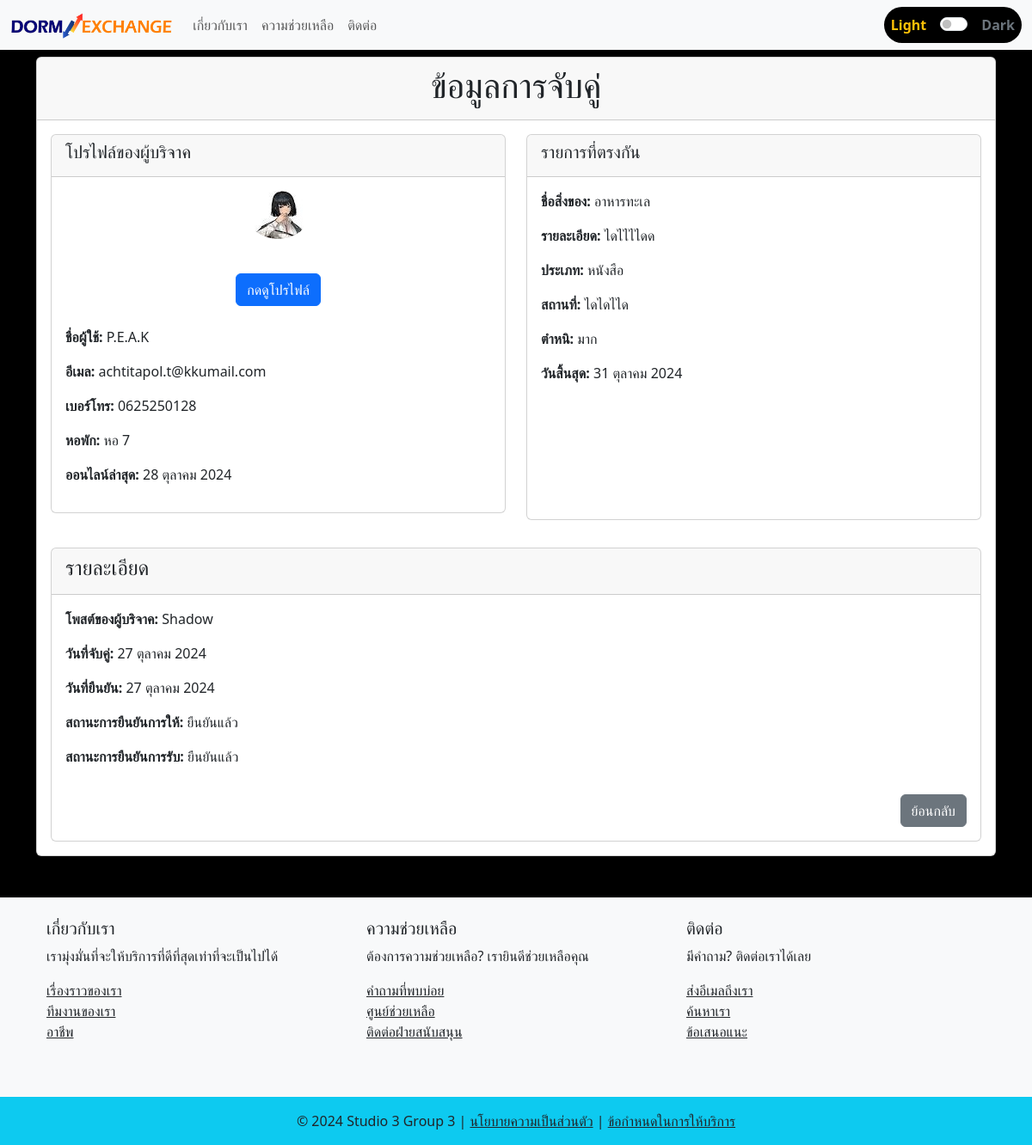
Screenshot of /match_info_giver/20/ with the database file from the repository.
### myapp/models.py (models this page shows, shortened)
class MatchPost(models.Model):
    match_ID = models.AutoField(primary_key=True)
    giver_post = models.ForeignKey(PostGiver, on_delete=models.CASCADE)
    receiver_post = models.ForeignKey(PostReceiver, on_delete=models.CASCADE)
    match_date = models.DateTimeField(default=timezone.now)
    confirmation_date = models.DateTimeField(null=True, blank=True)
    is_giver_confirm = models.BooleanField(default=False)
    is_receiver_confirm = models.BooleanField(default=False)

class PostReceiver(models.Model):
    post_ID = models.AutoField(primary_key=True)
    stuff_name = models.CharField(max_length=50)
    categories = models.CharField(max_length=50, choices=CATEGORIES)
    description = models.TextField()
    defect = models.CharField(max_length=50, choices=DEFECT)
    user_profile = models.ForeignKey(UserProfile, on_delete=models.CASCADE)
    place = models.TextField()
    date_limit = models.DateField()
    created_at = models.DateTimeField(default=timezone.now)
    updated_at = models.DateTimeField(auto_now=True)
    is_matched = models.BooleanField(default=False)
    is_confirm = models.BooleanField(default=False)

class UserProfile(models.Model):
    user = models.OneToOneField(User, on_delete=models.CASCADE, related_name="profile")
    profile_picture = models.ImageField(
        upload_to="profile_pictures/", blank=True, null=True
    )
    dorm = models.CharField(max_length=100)
    phone_number = models.IntegerField()
    student_ID = models.IntegerField()

class PostGiver(models.Model):
    post_ID = models.AutoField(primary_key=True)
    stuff_name = models.CharField(max_length=50)
    categories = models.CharField(max_length=50, choices=CATEGORIES)
    stuff_picture = models.ImageField(upload_to="stuff_picture/", blank=True, null=True)
    description = models.TextField()
    defect = models.CharField(max_length=50, choices=DEFECT)
    user_profile = models.ForeignKey(UserProfile, on_delete=models.CASCADE)
    place = models.TextField()
    date_limit = models.DateField()
    created_at = models.DateTimeField(default=timezone.now)
    updated_at = models.DateTimeField(auto_now=True)
    is_matched = models.BooleanField(default=False)
    is_confirm = models.BooleanField(default=False)

### myapp/views.py (the view)
# urls.py: path('match_info_giver/<int:match_id>/', views.match_info_giver, name='match_info_giver'),
def match_info_giver(request, match_id):
    match = get_object_or_404(MatchPost, match_ID=match_id)
    context = {
        'match': match,
    }
    return render(request, 'myweb/match_info_giver.html', context)

### myapp/templatetags/form_tags.py (called while the page is built)
@register.filter
def date_thai(date):
    if not date:
        return ""
    return f"{date.day} {MONTHS_TH[date.month - 1]} {date.year}"

### myapp/templates/myweb/match_info_giver.html (shortened to what this page needs)
{% extends 'myweb/base.html' %}
{% load static %}
{% load form_tags %}
{% block background_style %}
background-color: rgba(0, 0, 0);
{% endblock %}
{% block content %}
<div class="card mt-2">
    <div class="card-header text-center">
        <h1>ข้อมูลการจับคู่</h1>
    </div>
    <div class="card-body">
        <div class="row">
            <div class="col-md-6 mb-4">
                <div class="card h-100">
                    <div class="card-header">
                        <h5>โปรไฟล์ของผู้บริจาค</h5>
                    </div>
                    <div class="card-body">
                        <div class="text-center">
                            {% if match.receiver_post.user_profile.profile_picture %}
                                <img src="{{ match.receiver_post.user_profile.profile_picture.url }}"
                                     alt="Profile Picture"
                                     class="img-fluid rounded-circle profile-img"
                                     style="max-width: 25%;">
                            {% else %}
                                <img src="{% static 'images/default_stuff.png' %}"
                                     alt="Default Picture"
                                     class="img-fluid profile-img"
                                     style="max-width: 25%;">
                            {% endif %}
                        </div>
                        <div class="text-center mb-4 mt-4">
                            <a href="{% url 'profile' match.receiver_post.user_profile.id %}"
                               class="btn btn-primary mt-3">กดดูโปรไฟล์</a>
                        </div>
                        <p><strong>ชื่อผู้ใช้:</strong> {{ match.receiver_post.user_profile.user.username }}</p>
                        <p><strong>อีเมล:</strong> {{ match.receiver_post.user_profile.user.email }}</p>
                        <p><strong>เบอร์โทร:</strong> 0{{ match.receiver_post.user_profile.phone_number }}</p>
                        <p><strong>หอพัก:</strong> {{ match.receiver_post.user_profile.dorm }}</p>
                        <p><strong>ออนไลน์ล่าสุด:</strong> {{ match.receiver_post.user_profile.user.last_login|date_thai }}</p>
                    </div>
                </div>
            </div>
            <div class="col-md-6 mb-3">
                <div class="card h-100">
                    <div class="card-header">
                        <h5>รายการที่ตรงกัน</h5>
                    </div>
                    <div class="card-body">
                        <p><strong>ชื่อสิ่งของ:</strong> {{ match.receiver_post.stuff_name }}</p>
                        <p><strong>รายละเอียด:</strong> {{ match.receiver_post.description }}</p>
                        <p><strong>ประเภท:</strong> {{ match.receiver_post.categories }}</p>
                        <p><strong>สถานที่:</strong> {{ match.receiver_post.place }}</p>
                        <p><strong>ตำหนิ:</strong> {{ match.receiver_post.defect }}</p>
                        <p><strong>วันสิ้นสุด:</strong> {{ match.receiver_post.date_limit|date_thai }}</p>
                    </div>
                </div>
            </div>
        </div>
    </div>
    <div class="card mx-3 mb-3">
        <div class="card-header">
            <h4>รายละเอียด</h4>
        </div>
        <div class="card-body">
            <p><strong>โพสต์ของผู้บริจาค:</strong> {{ match.giver_post.user_profile.user.username }}</p>
            <p><strong>วันที่จับคู่:</strong> {{ match.match_date|date_thai }}</p>
            <p><strong>วันที่ยืนยัน:</strong>
                {% if match.confirmation_date %}
                    {{ match.confirmation_date|date_thai }}
                {% else %}
                    ยังไม่มีการยืนยัน
                {% endif %}
            </p>
            <p><strong>สถานะการยืนยันการให้:</strong>
                {% if match.is_giver_confirm %}
                    ยืนยันแล้ว
                {% else %}
                    ยังไม่ยืนยัน
                {% endif %}
            </p>
            <p><strong>สถานะการยืนยันการรับ:</strong>
                {% if match.is_receiver_confirm %}
                    ยืนยันแล้ว
                {% else %}
                    ยังไม่ยืนยัน
                {% endif %}
            </p>
            <div class="text-end">
                <a href="javascript:history.back()" class="btn btn-secondary mt-3">ย้อนกลับ</a>
            </div>
        </div>
    </div>
</div>
{% endblock %}

### myapp/templates/myweb/base.html (style rules this page uses)
body { transition: background-color 0.6s ease, color 0.6s ease; }
a { transition: color 0.5s ease; }

### rows the page displays
MatchPost: receiver_post.user_profile.profile_picture (picture), receiver_post.user_profile.user.username "P.E.A.K", receiver_post.user_profile.user.email "achtitapol.t@kkumail.com", receiver_post.user_profile.phone_number "625250128", receiver_post.user_profile.dorm "หอ 7", receiver_post.user_profile.user.last_login "28 ตุลาคม 2024", receiver_post.stuff_name "อาหารทะเล", receiver_post.description "ไดไไไไดด", receiver_post.categories "หนังสือ", receiver_post.place "ไดไดไได", receiver_post.defect "มาก", receiver_post.date_limit "31 ตุลาคม 2024", giver_post.user_profile.user.username "Shadow", match_date "27 ตุลาคม 2024", confirmation_date "27 ตุลาคม 2024"
